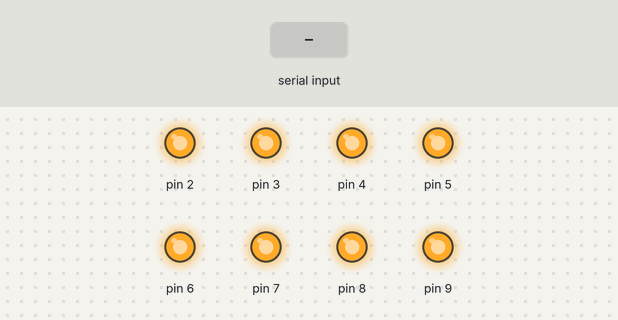
A sketch run on a simulated Arduino Uno, built with avr-gcc and run on an emulated ATmega328P. On the bench: output pins drawn as LEDs (lit = HIGH). Inputs (shaded band) come from the test bench.

Above: at 1.2 s.
1.3 s: "90,45\n" received over Serial
At 1.9 s:
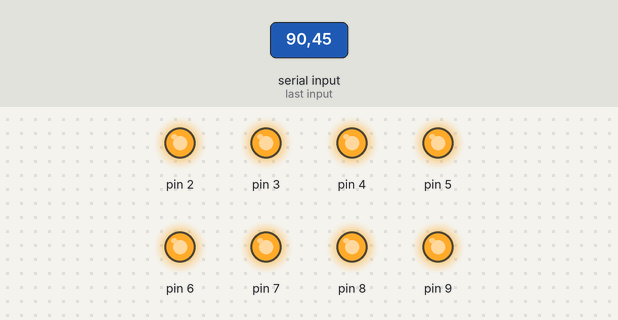
2.9 s: "1\n" received over Serial
At 4.1 s:
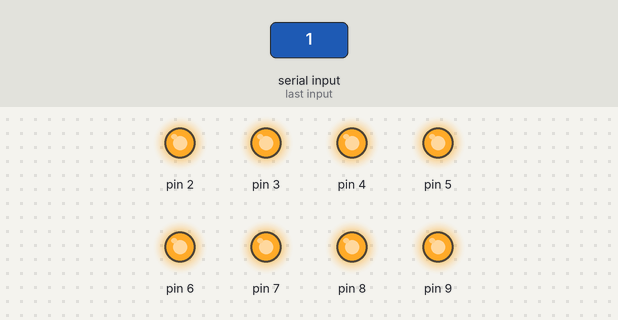
Timing chart, 0 to 5.9 s (numbered marks = the images above; inputs shaded):
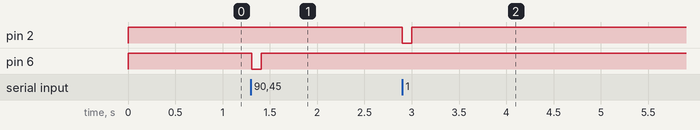

The sketch:

ControlPgm_1.ino
```cpp
#define NUM_LINES  8
#define PULSE_TIME 100    // milliseconds
#define PULSE_ON   LOW
#define PULSE_OFF  HIGH
#define IOADJUST 1        //ex. if pin 2 drives relay 1 = 1

//const int ledPins[] = {0,1,2,3,4,5,6,7,8,9,10,11,12,13};
typedef struct _stRelay {
  int           iState;         // 0 = inactive, 1 = pulsing
  unsigned long ulTimerStart;   // start time for pulse
} st_Relay, *pst_Relay;
st_Relay stRelays[NUM_LINES];

// prototypes
int ProcessSerialIn(char* cSerialIn, int iSerialIndex);
void ProcessRelays();

void setup()
{
 for (int i = 0; i < NUM_LINES; i++) {
  stRelays[i].iState = 0;
  stRelays[i].ulTimerStart = 0;
  pinMode(i + 1 + IOADJUST, OUTPUT);
  digitalWrite(i + 1 + IOADJUST, PULSE_OFF);
 }
  Serial.begin(9600);
}

void loop()
{
  char cSerialIn[2];
  int iSerialInIndex = 0;

  while (Serial.available()) Serial.read();  // flsuh any current input
  do
  {
    if (Serial.available())
    {
      char c = Serial.read();
      if (c < ' ') {
        ProcessSerialIn(cSerialIn, iSerialInIndex);
        iSerialInIndex = 0;
      } else {
        iSerialInIndex %= 2;
        cSerialIn[iSerialInIndex++] = c;
      }
    }
    ProcessRelays();
  } while (true);
}


int ProcessSerialIn(char* pcIn, int num)
{
  int val = 0;
  for (int i = 0; i < num; i++) {
    char c = pcIn[i];
    if ((c >= '0') && (c <= '9')) {
      val = (val * 10) + (c - '0');
    } else {
      val = 0;
    }
  }
  if (val != 0) {
    if (val <= NUM_LINES) {
      digitalWrite(val + IOADJUST, PULSE_ON);
      stRelays[val - IOADJUST].iState = 1;
      stRelays[val - IOADJUST].ulTimerStart = millis();
    }//i can add spacial processing for other numbers
  }
}

void ProcessRelays()
{
  for (int i = 0; i < NUM_LINES; i++) {
    if (stRelays[i].iState == 1) {
      unsigned long now = millis();
      unsigned long endTime = stRelays[i].ulTimerStart;
      if (now < endTime) {
        now += (0xffffffff - endTime);
        endTime = 0;
      }
      if ((endTime + PULSE_TIME) < now) {
        digitalWrite(i + 1 + IOADJUST, PULSE_OFF);
        stRelays[i].iState = 0;
      }
    }
  }
}
```

Measured:
- after the input at 1.3 s, pin 6: HIGH → LOW at once, → HIGH 0.10 s later
- after the input at 2.9 s, pin 2: HIGH → LOW at once, → HIGH 0.10 s later
